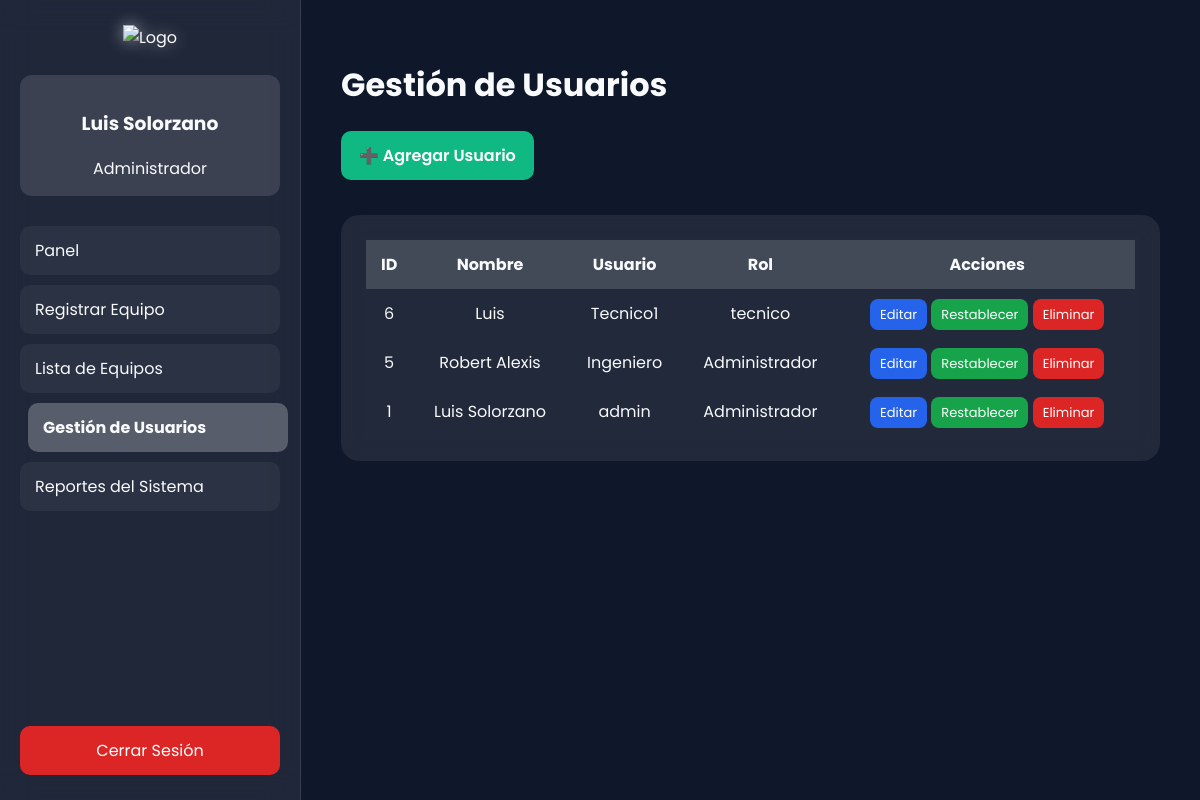
/usuarios.php (signed in), run on the app's committed database.
### tables this page shows
CREATE TABLE `usuarios` (
  `id_usuario` int(11) NOT NULL,
  `nombre` varchar(100) NOT NULL,
  `usuario` varchar(50) NOT NULL,
  `password` varchar(255) NOT NULL,
  `rol` enum('Administrador','tecnico','usuario') NOT NULL DEFAULT 'usuario'
);

### usuarios.php (the view, shortened to what this page needs)
<?php
require_once "conexion.php";
$nombre = $_SESSION['nombre'];
$rol = $_SESSION['rol'];
$pagina_actual = basename($_SERVER['PHP_SELF']);
$result = $conn->query("SELECT * FROM usuarios ORDER BY id_usuario DESC");
?>
<!DOCTYPE html>
<html lang="es">
<head>
</head>
<body>
<div class="sidebar">
    <div class="logo-box">
        <img src="img/logo.png" alt="Logo">
    </div>
    <div class="user-box">
        <h3><?= $nombre ?></h3>
        <span><?= ucfirst($rol) ?></span>
    </div>
    <div class="nav">
        <a href="panel.php" class="<?= $pagina_actual == 'panel.php' ? 'active' : '' ?>">Panel</a>
        <a href="registrar_equipo.php" class="<?= $pagina_actual == 'registrar_equipo.php' ? 'active' : '' ?>">Registrar Equipo</a>
        <a href="lista_equipos.php" class="<?= $pagina_actual == 'lista_equipos.php' ? 'active' : '' ?>">Lista de Equipos</a>
        <?php if ($rol === "Administrador"): ?>
        <a href="usuarios.php" class="<?= $pagina_actual == 'usuarios.php' ? 'active' : '' ?>">Gestión de Usuarios</a>
        <a href="reportes.php" class="<?= $pagina_actual == 'reportes.php' ? 'active' : '' ?>">Reportes del Sistema</a>
        <?php endif; ?>
    </div>
    <a href="logout.php" class="logout">Cerrar Sesión</a>
</div>
<div class="content">
    <h1>Gestión de Usuarios</h1>
    <a href="registrar_usuario.php" class="add-btn">➕ Agregar Usuario</a>
    <div class="table-container">
        <table>
            <thead>
                <tr>
                    <th>ID</th>
                    <th>Nombre</th>
                    <th>Usuario</th>
                    <th>Rol</th>
                    <th>Acciones</th>
                </tr>
            </thead>
            <tbody>
                <?php while ($row = $result->fetch_assoc()): ?>
                <tr>
                    <td><?= $row['id_usuario'] ?></td>
                    <td><?= $row['nombre'] ?></td>
                    <td><?= $row['usuario'] ?></td>
                    <td><?= $row['rol'] ?></td>
                    <td>
                        <a href="editar_usuario.php?id=<?= $row['id_usuario'] ?>" class="btn-sm edit">Editar</a>
                        <a href="reset_password.php?id=<?= $row['id_usuario'] ?>" class="btn-sm reset">Restablecer</a>
                        <a href="eliminar_usuario.php?id=<?= $row['id_usuario'] ?>" class="btn-sm delete" onclick="return confirm('¿Eliminar usuario?')">Eliminar</a>
                    </td>
                </tr>
                <?php endwhile; ?>
            </tbody>
        </table>
    </div>
</div>
</body>
</html>

### usuarios.php (style rules this page uses)
body { margin: 0; padding: 0; font-family: "Poppins", sans-serif; background: #0f172a; color: #f8fafc; display: flex; min-height: 100vh; overflow: hidden; }
.sidebar { width: 260px; background: rgba(255,255,255,0.07); backdrop-filter: blur(16px); padding: 25px 20px; display: flex; flex-direction: column; border-right: 1px solid rgba(255,255,255,0.1); }
.logo-box { text-align: center; margin-bottom: 25px; }
.logo-box img { width: 100px; filter: drop-shadow(0 0 8px rgba(255,255,255,0.5)); }
.user-box { margin-bottom: 30px; background: rgba(255,255,255,0.12); padding: 15px; border-radius: 12px; text-align: center; }
.nav a { display: block; padding: 12px 15px; border-radius: 10px; margin-bottom: 10px; text-decoration: none; color: #f8fafc; background: rgba(255,255,255,0.05); transition: 0.3s; }
.active { background: rgba(255,255,255,0.25) !important; font-weight: 700; transform: translateX(8px); }
.logout { margin-top: auto; padding: 12px; background: #dc2626; color: white; border-radius: 10px; text-align: center; text-decoration: none; }
.content { flex: 1; padding: 40px; overflow-y: auto; }
.table-container { background: rgba(255,255,255,0.08); padding: 25px; border-radius: 18px; backdrop-filter: blur(10px); margin-top: 20px; }
.add-btn { display: inline-block; background: #10b981; color: #fff; padding: 12px 18px; border-radius: 10px; text-decoration: none; font-weight: 600; transition: 0.25s; margin-bottom: 15px; }
table { width: 100%; border-collapse: collapse; }
th, td { padding: 12px; text-align: center; }
th { background: rgba(255,255,255,0.15); }
.btn-sm { padding: 6px 10px; border-radius: 8px; text-decoration: none; color: white; font-size: 13px; }
.edit { background: #2563eb; }
.delete { background: #dc2626; }
.reset { background: #16a34a; }

### data on the page
usuarios: id_usuario "6", nombre "Luis", usuario "Tecnico1", rol "tecnico"
usuarios: id_usuario "5", nombre "Robert Alexis", usuario "Ingeniero", rol "Administrador"
usuarios: id_usuario "1", nombre "Luis Solorzano", usuario "admin", rol "Administrador"

### other printed values
$nombre "Luis Solorzano"
$rol "Administrador"
